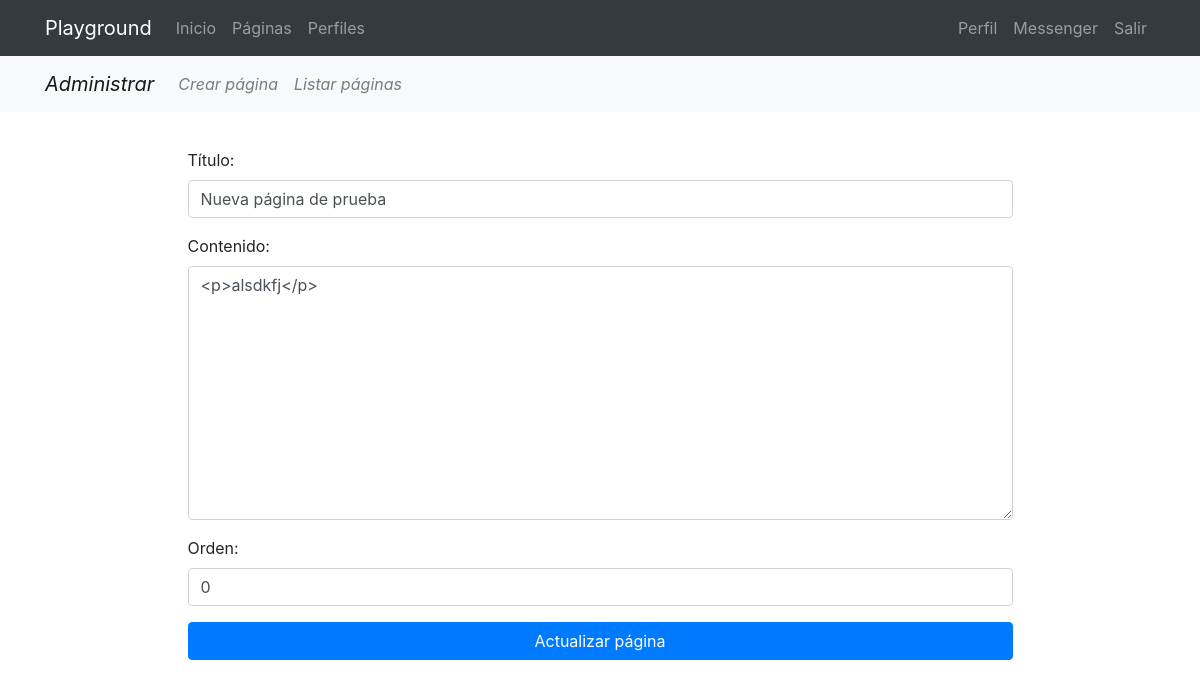
The page /pages/update/8 (signed in) on the database its author committed.
### pages/models.py (models this page shows, shortened)
class Page(models.Model):
    title = models.CharField(verbose_name="Título", max_length=200)
    content = RichTextField(verbose_name="Contenido")
    order = models.SmallIntegerField(verbose_name="Orden", default=0)
    created = models.DateTimeField(
        auto_now_add=True, verbose_name="Fecha de creación")
    updated = models.DateTimeField(
        auto_now=True, verbose_name="Fecha de edición")
    class Meta:
        verbose_name = "página"
        verbose_name_plural = "páginas"
        ordering = ['order', 'title']

### pages/views.py (the view, shortened to what this page needs)
# urls.py: path('update/<int:pk>', PageUpdate.as_view(), name='update'),
@method_decorator(staff_member_required, name='dispatch')
class PageUpdate(UpdateView):
    model = Page
    form_class = PageForm
    template_name_suffix = '_update_form'

### pages/forms.py
class PageForm(forms.ModelForm):
    class Meta:
        model = Page
        fields = ['title', 'content', 'order']
        widgets = {
            'title': forms.TextInput(attrs={'class': 'form-control'}),
            'content': forms.Textarea(attrs={'class': 'form-control'}),
            'order': forms.NumberInput(attrs={'class': 'form-control'}),
        }

### pages/templates/pages/page_update_form.html (shortened to what this page needs)
{% extends 'core/base.html' %}
{% load static %}
{% block content %}
{% include 'pages/includes/pages_menu.html'%}
<main role="main">
  <div class="container">
    <div class="row mt-3 mb-5">
      <div class="col-md-9 mx-auto">
        <div>
            <form action="" method="post">{% csrf_token %}
                {{ form.as_p }}
                <div class="text-center">
                    <input type="submit" class="btn btn-primary btn-block" value="Actualizar página" />
                </div>
            </form>
        </div>
      </div>
    </div>
  </div>
</main>
{% endblock %}

### core/static/core/css/main.css (style rules this page uses)
main { padding-top: 20px; }
:root { --jumbotron-padding-y: 3rem; }

### rows shown on the page
Page: title "Nueva página de prueba", content "<p>alsdkfj</p>", order "0"
